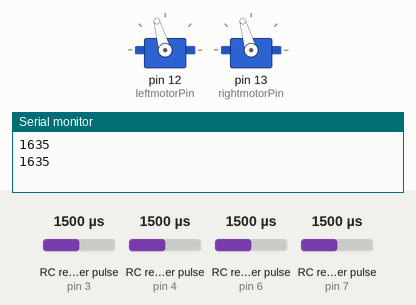
Simulated run of this sketch. Board: Arduino Uno, built with avr-gcc and run on an emulated ATmega328P. Parts: 2 × servo, the last lines printed to the serial monitor. Wiring (inferred from the names in the program): 4 × RC receiver channel: data pin 3 / data pin 4 / data pin 6 / data pin 7. The inputs (shaded band) are chosen by the test bench; at power-on: RC receiver pulse (sensors on pin 6, pin 3, pin 4, pin 7) 1500 µs. The ROS host is connected and sends only what is stated.

Above: at 1.7 s.
1.8 s: RC receiver pulse (sensor on pin 6) set to 1481 µs
At 2.7 s:
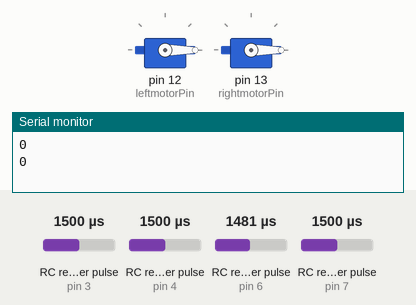
3.4 s: RC receiver pulse (sensor on pin 6) set to 1500 µs
At 4.2 s:
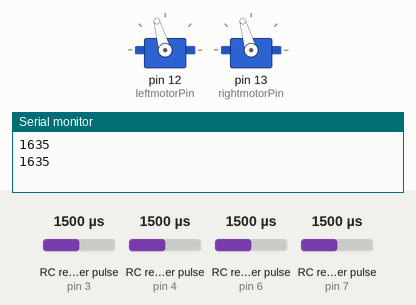
5.0 s: RC receiver pulse (sensor on pin 3) set to 1020 µs
At 5.6 s:
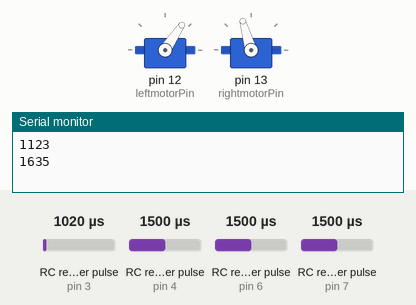
6.5 s: RC receiver pulse (sensor on pin 4) set to 1250 µs
At 7.1 s:
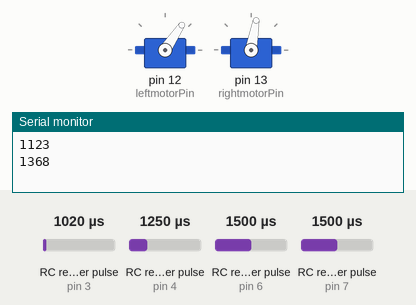
8.1 s: RC receiver pulse (sensor on pin 7) set to 1207 µs
9.6 s: RC receiver pulse (sensor on pin 7) set to 1187 µs
At 11.1 s:
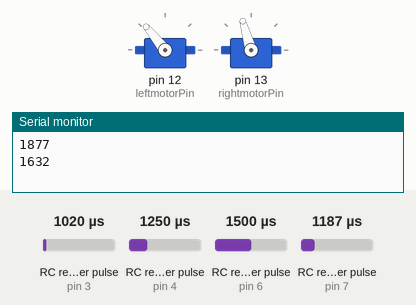
Timing chart, 0 to 12.1 s (numbered marks = the images above; inputs shaded):
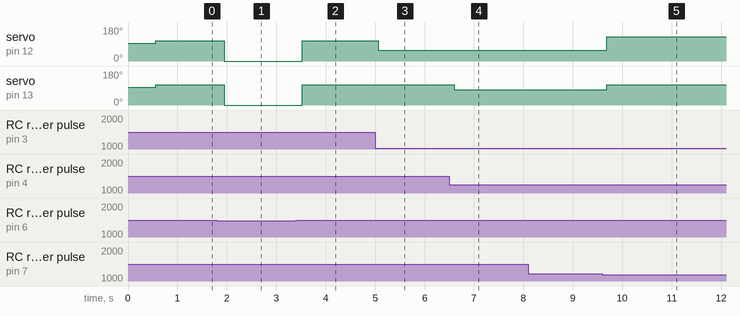

Measured:
- the behaviour switches between 1499 and 1498 µs on RC receiver pulse (sensor on pin 6) (found by bisection; images 0 and 1)
- the behaviour switches between 1199 and 1198 µs on RC receiver pulse (sensor on pin 7) (found by bisection; images 4 and 5)
- after the input at 1.8 s, servo on pin 12 (leftmotorPin), servo on pin 13 (rightmotorPin): 106° → 0° after 0.15 s
- after the input at 3.4 s, servo on pin 12 (leftmotorPin), servo on pin 13 (rightmotorPin): 0° → 106° after 0.12 s
- after the input at 5.0 s, servo on pin 12 (leftmotorPin): 106° → 56° after 0.06 s
- after the input at 6.5 s, servo on pin 13 (rightmotorPin): 106° → 80° after 0.10 s
- after the input at 9.6 s, servo on pin 12 (leftmotorPin): 56° → 129° after 0.08 s; servo on pin 13 (rightmotorPin): 80° → 106° after 0.08 s

The sketch:

Thrusters.ino
```cpp
#include <Servo.h>
#include <ros.h>
#include <ros/time.h>
#include <std_msgs/String.h>
#include <std_msgs/Int16.h>
#include <std_msgs/Float64.h>
#define USE_USBCON


ros::NodeHandle nh;                          //Instantiate the Node Handle******

int LT;
int RT;


void LmessageCb(const std_msgs::Int16& msg)
{
  LT = msg.data;
}
void RmessageCb(const std_msgs::Int16& msg)
{
  RT = msg.data;
}

std_msgs::Int16 left;
std_msgs::Int16 right;

ros::Subscriber<std_msgs::Int16> L("Left", &LmessageCb);
ros::Subscriber<std_msgs::Int16> R("Right", &RmessageCb);

char var = 's';
//switched pins
byte leftmotorPin = 12;                      // Set Pin 9 to the output to the ESC (speed controller)
byte rightmotorPin = 13;                     // Set Pin 10 to the output to the ESC (speed controller)
int ch1 = 2;                                 // set the value coming from channel 1 of the receiver to Pin 2 (  Right Throttle  left(1000)/right(1750)/middle(1380)  )
int ch2 = 3;                                // set the value coming from channel 2 of the receiver to Pin 3 (  Right Throttle up(1000)/down(1750)/middle(1380)  )
int ch3 = 4;                               // set the value coming from channel 3 of the receiver to Pin 4 (  Left Throttle up(1000)/down(1750)/middle(1380)  )
int ch4 = 5;                               //set the value coming from channel 4 of the receiver to pin 5 (  Left Throttle left(1000)/right(1750)/middle(1380)  )
int ch5 = 6;                                //set the value coming from channel 5 of the receiver to pin 6 (it writes ch5 on the transmitter, also A, and Gear/Gyro)
int ch6 = 7;                                //set the value coming from channel 6 of the receiver to pin 7 (Ail/Elev/Rud Switch)

int userValue = 0;
int LM = 0;
int RM = 0;
int LMtoESC = 1500;
int RMtoESC = 1500;
int idle = 1500;
int lastLMspeed = 0;                     // Initialize the last speed of the Left motor as 1500
int lastRMspeed = 0;                     // Initialize the last speed of the Right motor as 1500
int LMspeed = 1500;
int RMspeed = 1500;
Servo leftmotor;                            // declare the left motor output variable (ESC)
Servo rightmotor;                           // declare the right motor output variable (ESC)

void setup()
{
        nh.initNode();                           //Initialize the Node Handle*****
        nh.subscribe(L);                       //Advertise any topic being published*******
        nh.subscribe(R);                       //Advertise any topic being published*******

        Serial.begin(57600);                    // Begin Serial communication with the computer
        pinMode(ch2, INPUT);                     // Set Pin for ch2 as input
        pinMode(ch3, INPUT);                     // Set Pin for ch3 as input
        pinMode(ch5, INPUT);                   // Set Pin for ModePin as an Input
        pinMode(ch6, INPUT);                    //Set pin for ail/elev/rud as an input, allowing us to swap forward thrust for reverse thrus
	//pinMode(ch, INPUT);

       // pinMode(MotorLeft, OUTPUT);
       // pinMode(MotorRight, OUTPUT);
        //pinMode(MotorTop, OUTPUT);
      //  pinMode(pol,OUTPUT);
       // digitalWrite(pol,LOW);
      //  pinMode(spool,OUTPUT);
      //  spooler.attach(spool);
      //  digitalWrite(spool,LOW);
        leftmotor.attach(leftmotorPin);          // Attach Left motor output to Pin 9
        rightmotor.attach(rightmotorPin);        // Attach Right motor output to Pin 7

	leftmotor.writeMicroseconds(1500);       // send "stop" signal to ESC.
        rightmotor.writeMicroseconds(1500);      // send "stop" signal to ESC.
	delay(500);                             // delay to allow the ESC to recognize the stopped signal and initialize
       LM = map(pulseIn(ch2, LOW), 17500, 18800, 1100, 1900);          // Read the value from the left joystick of the remote control
        RM = map(pulseIn(ch3, LOW), 17500, 18800, 1100, 1900);         // Read the value from the right joystick of the remote control
}


/*
/************ First step in the loop is to determine what mode the vessel is operating in according to the button that is on the vessel********
*/

void loop()
{


  //As map implies, it maps the first value range to the second value range. EX: map(input, 100,200,0,10)  would map a range of numbers 100-200 to 0-10. 110 would map to 1.
  //mapping map(200,100,0,10) would reverse the mapping. 110 would map to 9, 120 would map to 8, etc.
 /* Serial.println(map(pulseIn(ch,HIGH),1400,2600,0,20));

if((map(pulseIn(ch,HIGH),1400,2600,0,20)>=6) && (map(pulseIn(ch,HIGH),1400,2600,0,10) <=14))
{
  spooler.write(90);

}
else if((map(pulseIn(ch,HIGH),1400,2600,0,10)<6))
{
  spooler.write(0);

}
else if((map(pulseIn(ch,HIGH),1400,2600,0,10)>14))
{
  spooler.write(300);

}
*/
  userValue = map(pulseIn(ch5, HIGH),1200,1800,10,-10);                  // Read input value  of the Mode switch

  if (userValue > 0) {      /// If mode switch is > 0

  left.data = LT;
  right.data = RT;

  leftmotor.writeMicroseconds(LT);
  rightmotor.writeMicroseconds(RT);

   Serial.println("Autonomous Mode");   // Print Autonomous mode so we know what mode it is in. Should be for debugging purposes ONLY
   Serial.println(" ");
   Serial.println(LT);
   Serial.println(RT);
   Serial.println(" ");

    nh.spinOnce();


   }
/*
/ **********This begins the point of the code for using the remote control to control the vessel************
*/

    else //if(pulseIn(ch1,HIGH)<2000) //checks to see if the ail/eve/rud switch is flipped in one direction or the other
    {         //If mode switch is 0 means the vessel is in remote control mode
if(pulseIn(ch6, HIGH)<1200)
{
        LM = map(pulseIn(ch2, HIGH), 1750, 1000, 1100, 1900);          // Read the value from the left joystick of the remote control
        RM = map(pulseIn(ch3, HIGH), 1750, 1000, 1100, 1900);         // Read the value from the right joystick of the remote control
}
else
{       LM = map(pulseIn(ch2, HIGH), 1750, 1000, 1900, 1100);          // Read the value from the left joystick of the remote control
        RM = map(pulseIn(ch3, HIGH), 1750, 1000, 1900, 1100);         // Read the value from the right joystick of the remote control
}


 Serial.println(LM);
 Serial.println(RM);
      LMtoESC=LM;
      RMtoESC=RM;

       if(LMtoESC >= 1460 && LMtoESC <= 1540 && RMtoESC >= 1460 && RMtoESC <= 1540)                  // Checks the value of the Left speed and determines if it is within the idle range
  {
    leftmotor.writeMicroseconds(idle);                    // Send signal to ESC for left motor
    rightmotor.writeMicroseconds(idle);

  }

  else if((LMtoESC >= 1460 && LMtoESC <= 1540) && (RMtoESC < 1460 || RMtoESC > 1540))                  // Checks the value of the Left speed and determines if it is within the idle range
  {
    leftmotor.writeMicroseconds(idle);                   // Send signal to ESC for left motor
    rightmotor.writeMicroseconds(RMtoESC);


  }

  else if((RMtoESC >= 1460 && RMtoESC <= 1540) && (LMtoESC < 1460 || LMtoESC > 1540))                  // Checks the value of the Left speed and determines if it is within the idle range
  {
    rightmotor.writeMicroseconds(idle);                   // Send signal to ESC for left motor
    leftmotor.writeMicroseconds(LMtoESC);

  }

  else
  {
     leftmotor.writeMicroseconds(LMtoESC);
     rightmotor.writeMicroseconds(RMtoESC);

  }

  Serial.println(LMtoESC); //For debugging purposes ONLY
  Serial.println(RMtoESC);
  Serial.println(" ");


 }
 /*else //ROV is to be controlled (Not used currently)
 {
   Serial.println("RoV control enabled.");
        LM = map(pulseIn(3, HIGH), 2500, 1400, 1100, 1900);          // Read the value from the left joystick of the remote control
        RM = map(pulseIn(2, HIGH), 2500, 1400, 1100, 1900);         // Read the value from the right joystick of the remote control

    if(LM >= 1460 && LM <= 1540 && RM >= 1460 && RM <= 1540)                  // Checks the value of the Left speed and determines if it is within the idle range
  {
    Forward(500);
  }

  else if((LM>= 1460 && LM <= 1540) && (RM < 1460 || RM > 1540))                  // Checks the value of the Left speed and determines if it is within the idle range
  {

    Right(100);


  }

  else if((RM>= 1460 && RM <= 1540) && (LM < 1460 || LM > 1540))                  // Checks the value of the Left speed and determines if it is within the idle range
  {
    Left(100);
  }

  else if((RM > 1540) && (LM > 1540))                  // Checks the value of the Left speed and determines if it is within the idle range
  {
    Down(100);
  }
  else if((RM < 1480) && (LM < 1480))                  // Checks the value of the Left speed and determines if it is within the idle range
  {
    Up(100);
  }

  Serial.println(LM);
  Serial.println(RM);
  Serial.println(" ");


     delay(100);


 }*/

 delay(100);
}
```
